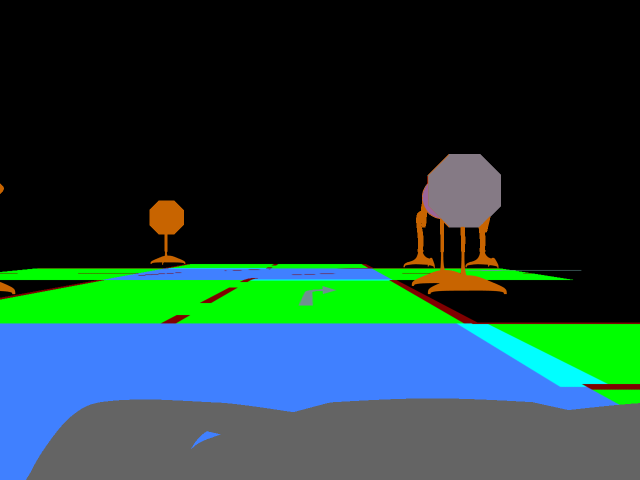
#> input picture LinePolynomialFromSegmentation/images_simulation/Image0094.png, 1280 x 960 px, found by its file name (shown at 1/2 size)
$ python Analysis_ImageSegmentation.py
#> lines starting #> are read from the running program, lines starting #| are printed output that depends on the picture; long printed decimals are rounded
#> further down, imread_rgb is the input picture: shape (960, 1280, 3); mean B, G, R 59.6, 62.5, 30.3
# imports
import numpy as np
import cv2 as cv
from matplotlib import pyplot as plt
import matplotlib.patches as patches

# parameters for optimization
min_rel_area_bbox = (1/10)**2   # exampe: if (rel. area of sign) >= (10% of width/height) --> (1/10)^2
min_rel_area_lane = (1/50)**2   # exampe: if (rel. area of mark) >= (10% of width/height) --> (1/10)^2
noise_reduction_bbox = 31;       # [px] pixel size for noise reduction (odd nr.)
noise_reduction_lane = 1;       # [px] pixel size for noise reduction (odd nr.)
focallength = 1000/0.649;       # [mm] focallength of camera

# define the marking dictionary
dict_traffic_marking = {
 '30_zone_beginn':          {'type':'sign',           'rgb':(212,158,212),  'size':150},
 '60_zone_beginn':          {'type':'sign',           'rgb':(93, 242, 93),  'size':150},
 'ende_30_zone':            {'type':'sign',           'rgb':(216, 152, 216),'size':150},
 'ende_60_zone':            {'type':'sign',           'rgb':(155, 214, 155),'size':150},
 'pedestrian':              {'type':'sign',           'rgb':(223,139,223),  'size':150},
 'lane colour 1':           {'type':'lane',           'rgb':(188,0,0),      'size':None},
 'lane colour 2':           {'type':'lane',           'rgb':(128,0,0),      'size':None},
 'no_passing_zone':         {'type':'sign',           'rgb':(196,179,196),  'size':100},
 '30_zone_beginn_street':   {'type':'street_marking', 'rgb':(248,71,71),    'size':60},
 '60_zone_beginn_street':   {'type':'street_marking', 'rgb':(237,110,110),  'size':60},
 'sharp_turn_left_long':    {'type':'sign',           'rgb':(231,125,231),  'size':100},
 'sharp_turn_left':         {'type':'sign',           'rgb':(227,132,227),  'size':100},
 }

# function: split the image into its RGB components
def rgb_filter(img,rgb,type,noise_reduction):
    # split image in R,G,B
    (B, G, R) = cv.split(img)

    # find the maximum pixel intensity values for each
    R[R != rgb[0]] = 0
    G[G != rgb[1]] = 0
    B[B != rgb[2]] = 0

    # merge the channels back together and return the image
    img = cv.merge([B, G, R])

    if type != 'lane':
        # apply blur filter
        blur = cv.GaussianBlur(img,(noise_reduction,noise_reduction),0)
        thresh = cv.threshold(blur, 100, 255, cv.THRESH_BINARY)[1]
    else:
        kernel = np.ones((10,10), np.uint8)  # this is a hor+vert kernel
        #kernel = np.identity(100, np.uint8)
        d_im = cv.dilate(img, kernel, iterations=1)
        e_im = cv.erode(d_im, kernel, iterations=1)
        blur = cv.GaussianBlur(e_im,(noise_reduction,noise_reduction),0)
        thresh = cv.threshold(blur, 100, 255, cv.THRESH_BINARY)[1]
        return thresh
    return thresh

# function: calculate distance, based on size
def distance_to_camera(size_real,focallength,size_pixel):
    return(size_real * focallength / size_pixel)

# function: get the bounding box, based on the image
def get_bounding_box(img,min_area):
    boundRect = []
    #convert to grey image
    imgray = cv.cvtColor(img,cv.COLOR_BGR2GRAY)
    ret, thresh = cv.threshold(imgray, 40, 255, 0)
    contours, hierarchy = cv.findContours(thresh, cv.RETR_TREE, cv.CHAIN_APPROX_SIMPLE)
    largest_area=min_area;
    for i in contours:
        contours_poly = cv.approxPolyDP(i, 3, True)
        area = cv.contourArea(contours_poly)
        if (area>largest_area):
            #print(area)
            largest_area=area
            boundRect = cv.boundingRect(contours_poly)
    return boundRect

# function: get the lanes from the image
def get_lanes(img,min_area):
    # default return
    contours_poly_total = []
    #convert to grey image
    imgray = cv.cvtColor(img,cv.COLOR_BGR2GRAY)
    ret, thresh = cv.threshold(imgray, 40, 255, 0)
    contours, hierarchy = cv.findContours(thresh, cv.RETR_TREE, cv.CHAIN_APPROX_SIMPLE)
    for i in contours:
        contours_poly_tmp = cv.approxPolyDP(i, 2, True)

        contours_poly = []
        area = cv.contourArea(contours_poly_tmp)
        if (area>min_area):
            #print("new")
            for j in range(len(contours_poly_tmp)):
                contours_poly.append(contours_poly_tmp[j][0])
            contours_poly_total.append(np.array(contours_poly))
    return contours_poly_total

# function: find unique rgb values
def find_unique_rgb_values(img,min_area):
    rgb_filtered_1 = np.unique(img.reshape((-1, 3)), axis=0, return_counts = True)
    idx = np.argwhere(rgb_filtered_1[1]>=min_area)
    unique_rgb_values = np.squeeze(rgb_filtered_1[0][idx,:])
    #print(rgb_filtered_1[0][idx,:]); print(rgb_filtered_1[1][idx])
    return unique_rgb_values

# --------------------------------------------------------------------------------
# --- MAIN FUNCTION ------------------------------------------------------------------------
def main(imread_seg, imread_rgb=None):

    # initialize the output
    dict_output = {'markings':{},'polynomials':{}}
    # note: polynomials are in increasing order (y=a0+a1*x+a2*x^2+...)

    # get shape of image
    H = imread_seg.shape[0]
#> H = 960
    W = imread_seg.shape[1]
#> W = 1280

    # calculate min pixel area (thresholds)
    min_area_bbox = H * W * min_rel_area_bbox
#> min_area_bbox = 12288
    min_area_lane = H * W * min_rel_area_lane
#> min_area_lane = 491.5

    # find all unique rgb values in the image
    unique_rgb_values = find_unique_rgb_values(imread_seg,min(min_area_bbox,min_area_lane))
#> in find_unique_rgb_values, `idx = np.argwhere(rgb_filtered_1[1]>=min_area)`: idx = [0, 7, 115, 654, 951, 1048, 1125, 1806, 1955, 2012, 2443, 2600]
#> in find_unique_rgb_values, `unique_rgb_values = np.squeeze(rgb_filtered_1[0][idx,:])`: unique_rgb_values = [[0, 0, 0], [0, 0, 7], [0, 0, 128], [0, 100, 200], [0, 226, 14], [0, 255, 0], [4, 253, 1], [100, 100, 100], [133, 122, 133], [144, 144, 111], [255, 128, 64], [255, 255, 0]]

    # plot the image
    if imread_rgb is not None:
        imread_rgb_rgb = cv.cvtColor(imread_rgb, cv.COLOR_BGR2RGB)
        imread_seg_rgb = cv.cvtColor(imread_seg, cv.COLOR_BGR2RGB)
        plt.subplot(3,3,1),plt.imshow(imread_rgb_rgb,'gray'); plt.title("original image")
        plt.subplot(3,3,2),plt.imshow(imread_seg_rgb,'gray'); plt.title("segm. image")
        plt.xticks([]),plt.yticks([]);

    # define index values
    index_dict_marking = 0
    index_dict_polynomials = 0
    index_subplot = 2;

    # loop over all possible colors
    bool_lane = False
    for key in dict_traffic_marking:
        # find the RGB-key
        dict_val = dict_traffic_marking[key]
        #print(dict_val)

        # check if rgb is inside image
        if dict_val['rgb'] in unique_rgb_values:
            #print("found rgb value: " + str(rgb))

            # apply the RGB-filter
            noise_reduction = 0
            if dict_val['type']!='lane':
                noise_reduction = noise_reduction_bbox
            if dict_val['type']=='lane':
                noise_reduction = noise_reduction_lane
            image_filter = rgb_filter(imread_seg,dict_val['rgb'],dict_val['type'],noise_reduction)

            # object detection: bounding box + distance
            box = None; dist = None
            if dict_val['type'] != "lane":
                #print("\nrgb: " + str(dict_val['rgb']))
                box = get_bounding_box(image_filter,min_area_bbox)
                if box != []:
                    size_pixel = 0
                    if dict_val['type']=='sign':
                        # use heigth as basis for distance
                        size_pixel = box[3]
                    if dict_val['type']=='street_marking':
                        # use width as basis for distance
                        size_pixel = box[2]
                    dist = distance_to_camera(dict_val['size'],focallength,size_pixel)
                    dict_output['markings'][index_dict_marking] = {'class':key,'color':dict_val['rgb'],'type':dict_val['type'],'distance_mm':int(dist)}
                    index_dict_marking =+ 1

            # lane detection: lanes
            contours_poly = None;
            if dict_val['type']=='lane' and bool_lane == False:
                contours_poly = get_lanes(image_filter,min_area_lane)

                for contour_poly in contours_poly:
                    bool_lane = True
                    contour_poly = contour_poly.astype('float64')
                    contour_poly[:,0] = np.divide(contour_poly[:,0], W)
                    contour_poly[:,1] = np.divide(contour_poly[:,1], H)

                    h = np.load('homography/homography.npy')
                    contour_poly = np.array([contour_poly])
                    #print("\ncontour_poly")
                    #print(contour_poly)
                    contour_poly_hom = cv.perspectiveTransform(contour_poly, h)
                    print("\ncontour_poly_hom")
                    print(contour_poly_hom)
                    contour_poly_hom = contour_poly_hom[0]

                    # Calculate the coefficients of the polynomial
                    coef1, res1, _, _, _ = np.polyfit(contour_poly_hom[:,0],contour_poly_hom[:,1],1, full=True)
                    coef2, res2, _, _, _ = np.polyfit(contour_poly_hom[:,0],contour_poly_hom[:,1],2, full=True)
                    res_diff = np.abs(np.sum(res1)-np.sum(res2)); print("residual: " + str(res_diff));
                    if res_diff<=0.2:
                        coef = coef1
                    else:
                        coef = coef2

                    #filter: remove lines if same weighting
                    bool_add_coef = True
                    for key_coef in dict_output['polynomials'].keys():
                        if len(coef)==len(dict_output['polynomials'][key_coef]):
                            coef_diff = np.linalg.norm(coef - dict_output['polynomials'][key_coef])
                            if coef_diff<0.5:
                                bool_add_coef = False
                                break

                    if bool_add_coef:
                        dict_output['polynomials'][index_dict_polynomials] = coef
                        index_dict_polynomials += 1

            if imread_rgb is not None:
                # plot results
                if (box != None and dist!=None) or (len(contours_poly)>0):
                    index_subplot +=1
                    if index_subplot<=9:
                        #print(str(dict_val['rgb']) + " - " + str(key) + " -> FOUND! -> box = " + str(box), "distance = " + str(dist))
                        ax = plt.subplot(3,3,index_subplot)
                        ax.imshow(image_filter)
                        if dict_val['type'] != "lane" and box != []:
                            rect = patches.Rectangle((box[0],box[1]),box[2],box[3],linewidth=1,edgecolor='r',facecolor='none')
                            ax.add_patch(rect)
                        if dict_val['type'] == "lane" :
                            #print("amount of lanes found: " + str(len(contours_poly)))
                            #x = np.linspace(0,1,100);
                            for j in range(len(contours_poly)):
                                contour_poly = contours_poly[j]
                                line = plt.Polygon(contours_poly[j], closed=None, fill=None, edgecolor='r')
                                ax.add_patch(line)
                        plt.title(str(key)); #plt.xticks([]),plt.yticks([]);

                        if dict_val['type'] == "lane" :
                            index_subplot +=1
                            #ax = plt.subplot(3,3,index_subplot)
                            ax = plt.subplot(3,3,index_subplot)
                            ax.set_xlim(0, 1);ax.set_ylim(-1, 1);
                            plt.xlabel('x_car'); plt.ylabel('y_car');plt.title('lane poly: 90deg cw')
                            for j in range(len(dict_output['polynomials'].keys())):
                                coef = dict_output['polynomials'][j]
                                #print(coef)
                                x = np.linspace(0,1,100);
                                contour_poly_appr = np.array(np.polyval(coef,x));
                                contour_poly_appr = np.transpose(np.concatenate((np.expand_dims(x, axis=0), np.expand_dims(contour_poly_appr, axis=0))));
                                line = plt.Polygon(contour_poly_appr, closed=None, fill=None, edgecolor='r')
                                ax.add_patch(line)
#> this loop made 12 passes; (reads LinePolynomialFromSegmentation/homography/homography.npy from the repository)
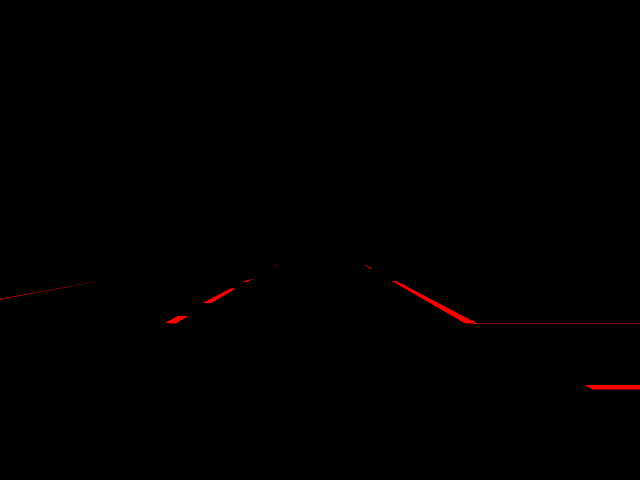
#> image_filter: shape (960, 1280, 3) (shown at 1/2 size); mean B, G, R 0, 0, 0.8
#> after the loop, dict_output = 2 items; index_dict_polynomials = 2; index_subplot = 4

    if imread_rgb is not None:
        plt.show()
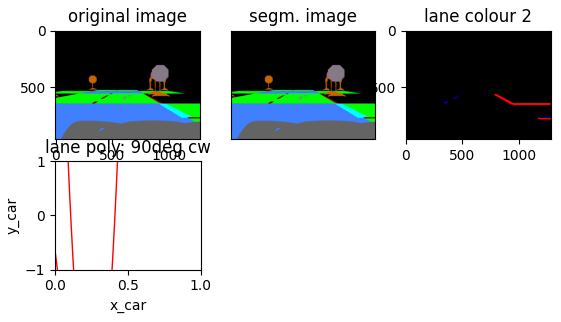
#> figure drawn by matplotlib, 4 panels

    return dict_output

# --------------------------------------------------------------------------------
# --- OFFINE ---------------------------------------------------------------------
bEvaluateOffline = True
if bEvaluateOffline==True:
    print("OFFLINE evaluation is activated. If online version is needed, set bEvaluateOffline->False")
    image_name = "TEST_3lines.png"
    #image_name = "Image0100.png"
    image_name = "Image0094.png"
    folder = 'images_simulation/machine-hall-1/'
    #folder = 'images_simulation/machine-hall-2/'
    #folder = 'images_simulation/colorful-studio-2/'
    path_image_rgb = folder + 'rgb/' + image_name
    path_image_segm = folder + 'semseg_color/' + image_name
    imread_rgb = cv.imread(path_image_rgb)
    imread_seg = cv.imread(path_image_segm)
    print(path_image_segm)

    # [8 lines of commented-out code are left out]
    print("\nTest 2")
    outp = main(imread_seg, imread_rgb)
#> outp = 2 items
    print("outp_markings: " + str(outp['markings']))
#| outp_markings: {}
    print("outp_polynomials: " + str(outp['polynomials']))
#| outp_polynomials: {0: array([-21.571,  -0.64]), 1: array([177.107, -91.823,   7.828])}
